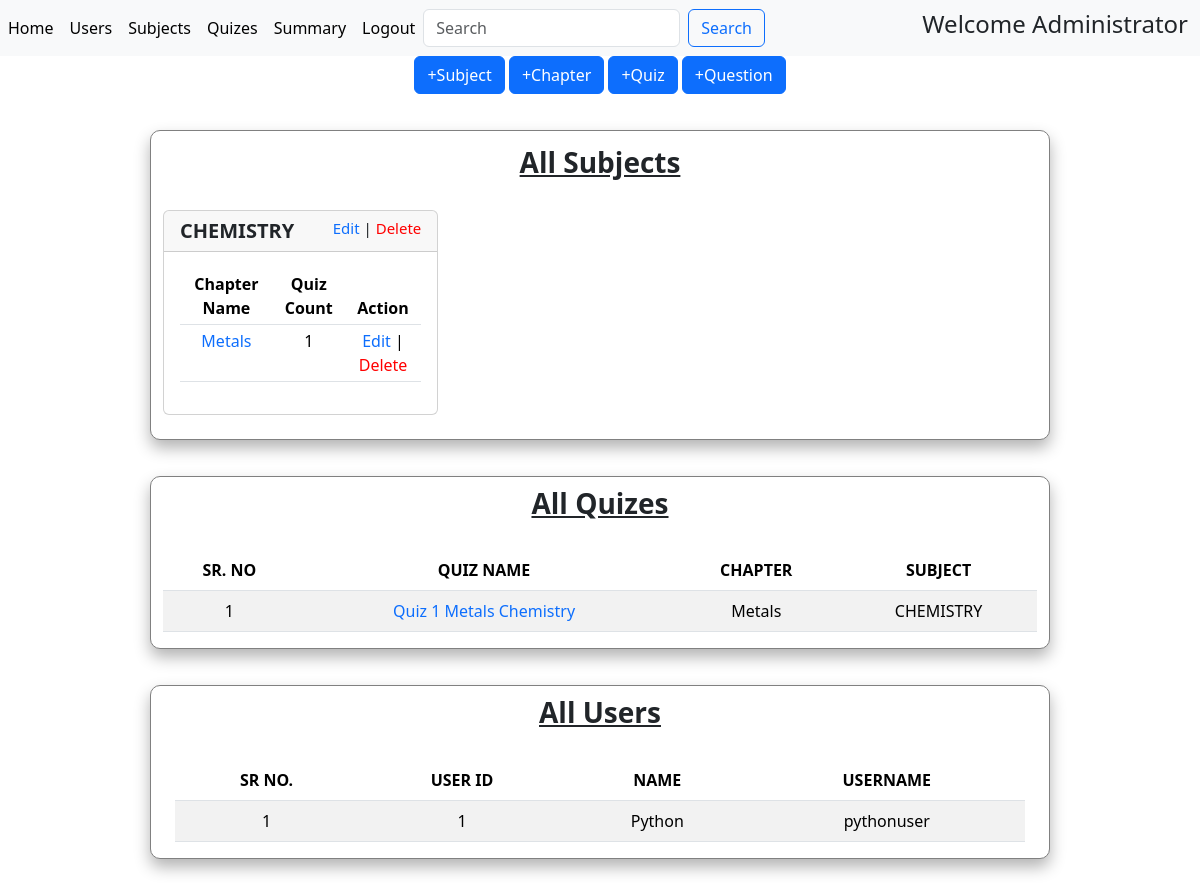
Screenshot of /admin_home (signed in) with the database file from the repository.
### models.py (models this page shows)
class User(db.Model):
    id = db.Column(db.Integer, primary_key=True)
    name = db.Column(db.String(50))
    username = db.Column(db.String(10), unique=True, nullable=False)
    password = db.Column(db.String(10), nullable=False)
    role_type = db.Column(db.Integer, nullable=False, default=1) # for admin role_type = 0

class Subject(db.Model):
    id = db.Column(db.Integer, primary_key=True)
    name = db.Column(db.String(20), unique=True, nullable=False)
    chapters = db.relationship('Chapter', backref='belongstosubject', cascade='all, delete-orphan')

class Chapter(db.Model):
    id = db.Column(db.Integer, primary_key=True)
    name = db.Column(db.String(20), nullable=False)
    subject_id = db.Column(db.Integer, db.ForeignKey('subject.id'))
    quizes = db.relationship('Quiz', backref='belongstochapter', cascade='all, delete')

class Quiz(db.Model):
    id = db.Column(db.Integer, primary_key=True)
    name = db.Column(db.String(20), default='Quiz')
    chapter_id = db.Column(db.Integer, db.ForeignKey('chapter.id'), nullable= False)
    questions = db.relationship('Question', backref='belongstoquiz', cascade='all, delete')
    scores = db.relationship('Score', backref='belongstoquiz', cascade='all, delete')

### routes.py (the view)
@app.route('/admin_home')
def admin_home():
    if 'user_id' in session and session['user_id'] == 0:
        admin = User.query.filter_by(role_type=0).first()
        users = User.query.filter_by(role_type=1).all()
        subjects = Subject.query.all()
        chapters = Chapter.query.all()
        quizes = Quiz.query.all()
        return render_template('admin_home.html',users=users, subjects=subjects, admin=admin, chapters=chapters, quizes=quizes)
    flash('You are not logged in', 'warning')
    return redirect(url_for('login'))

### templates/admin_home.html (shortened to what this page needs)
{% extends 'base.html' %}
{% block bodycontent %}
<nav class="navbar navbar-expand-lg navbar-light bg-light fixed-top">
  <div class="collapse navbar-collapse" id="navbarNav">
    <ul class="navbar-nav">
      <li class="nav-item">
        <a class="nav-link active" aria-current="page" href="{{url_for('admin_home')}}">Home</a>
      </li>
      <li class="nav-item">
        <a class="nav-link active" href="#allusers">Users</a>
      </li>
      <li class="nav-item">
        <a class="nav-link active" href="#allsubjects">Subjects</a>
      </li>
      <li class="nav-item">
        <a class="nav-link active" href="#allquizes">Quizes</a>
      </li>
      <li class="nav-item">
        <a class="nav-link active" href="/admin_summary">Summary</a>
      </li>
      <li class="nav-item">
        <a class="nav-link active" href="/logout">Logout</a>
      </li>
    </ul>
    <form class="d-flex" action="/admin_home/search" method="post">
      <input class="form-control me-2" name="search" type="search" placeholder="Search" aria-label="Search">
      <button class="btn btn-outline-primary" type="submit">Search</button>
    </form>
  </div>
  <h4 style="margin-right:1%">Welcome {{admin.name}}</h4>
</nav>
<div style="text-align:center">
  <a href="{{url_for('new_subject')}}" class="btn btn-primary btn" role="button" aria-pressed="true">+Subject
  </a>
  <a href="{{url_for('new_chapter')}}" class="btn btn-primary btn" role="button" aria-pressed="true">+Chapter
  </a>
  <a href="{{url_for('new_quiz')}}" class="btn btn-primary btn" role="button" aria-pressed="true">+Quiz
  </a>
  <a href="{{url_for('new_question')}}" class="btn btn-primary btn" role="button" aria-pressed="true">+Question
  </a>
</div>
<div class="container" id="allsubjects" style="margin-top:3%;width:75%;border:1px solid grey;border-radius:10px;padding-top:15px;background-color:white; box-shadow: 0 8px 16px rgba(0, 0, 0, 0.3);">
  <h3 style="text-decoration:underline; text-align:center; margin-bottom:30px"><b>All Subjects</b></h3>
  <div class="row">
    {% if subjects %}
    {% for subject in subjects %}
    <div class="col-md-4 mb-4">
      <div class="card">
        <h5 class="card-header"><b>{{subject.name}}</b><span style="float:right;font-size:15px;"><a href="/edit_subject/{{subject.name}}/{{subject.id}}">Edit</a> | <a
              href="/delete_subject/{{subject.id}}" style="color:red;font-size:15px">Delete</a></span></h5>
        <div class="card-body">
          {% if subject.chapters %}
          <table class="table table-sm" style="text-align:center">
            <thead>
              <tr>
                <th>Chapter Name</th>
                <th>Quiz Count</th>
                <th>Action</th>
              </tr>
            </thead>
            <tbody>
              {% for chapter in subject.chapters %}
              <tr>
                <td><a href="/quiz_list/{{chapter.name}}/{{chapter.id}}" class="card-link">{{chapter.name}}</a></td>
                <td>{{chapter.quizes | length}}</td>
                <td><a href="/edit_chapter/{{chapter.name}}/{{chapter.id}}">Edit</a> | <a href="/delete_chapter/{{chapter.id}}" style="color:red">Delete</a></td>
              </tr>
            </tbody>
            {% endfor %}
          </table>
          {% else %}
          No chapters available.
          {% endif %}
        </div>
      </div>
    </div>
    {% endfor %}
    {% else %}
    <h3>No subjects data present</h3>
    {% endif %}
  </div>
</div>
<div class="container" id="allquizes" style="width:75%;margin:auto;margin-top:3%;padding-left:2%;padding-right:2%;padding-top:10px;text-align:center;border:1px solid grey; border-radius:10px;background-color:white; box-shadow: 0 8px 16px rgba(0, 0, 0, 0.3);">
  <div class="row">
    <h3 style="text-decoration:underline; margin-bottom:30px"><b>All Quizes</b></h3>
    {% if quizes %}
    <table class="table table-striped">
      <thead>
        <tr>
          <th>SR. NO</th>
          <th>QUIZ NAME</th>
          <th>CHAPTER</th>
          <th>SUBJECT</th>
        </tr>
      </thead>
      <tbody>
        {% for quiz in quizes %}
        <tr>
          <td>{{loop.index}}</td>
          <td><a href="/quiz/{{quiz.name}}/{{quiz.id}}">{{quiz.name}}</a></td>
          <td>{{quiz.belongstochapter.name}}</td>
          <td>{{quiz.belongstochapter.belongstosubject.name}}</td>
        </tr>
        {% endfor %}
      </tbody>
    </table>
    {% else %}
    <h3>No quizes available</h3>
    {% endif %}
  </div>
</div>
<div class ="container" id="allusers" style="width:75%;margin:auto;margin-top:3%;margin-bottom:2%;padding-left:2%;padding-right:2%;padding-top:10px; text-align:center;border:1px solid grey; border-radius:10px;background-color:white;box-shadow: 0 8px 16px rgba(0, 0, 0, 0.3);">
  <h3 style="text-decoration:underline;margin-bottom:30px"><b>All Users</b></h3>
  <table class="table table-striped">
    <thead>
      <th>SR NO.</th>
      <th>USER ID</th>
      <th>NAME</th>
      <th>USERNAME</th>
    </thead>
    <tbody>
      {% for user in users %}
      <tr>
      <td>{{loop.index}}</td>
      <td>{{user.id}}</td>
      <td>{{user.name}}</td>
      <td>{{user.username}}</td>
    </tr>
      {% endfor%}
    </tbody>
  </table>
</div>
{% endblock %}imodify thiws code

### templates/admin_home.html (style rules this page uses)
body { padding-top: 56px; }
a { text-decoration: none; }

### rows the page displays
User: name "Administrator"
Subject: name "CHEMISTRY"
Chapter: name "Metals", quizes|length "1"
Quiz: name "Quiz 1 Metals Chemistry", belongstochapter.name "Metals", belongstochapter.belongstosubject.name "CHEMISTRY"
User: id "1", name "Python", username "pythonuser"
